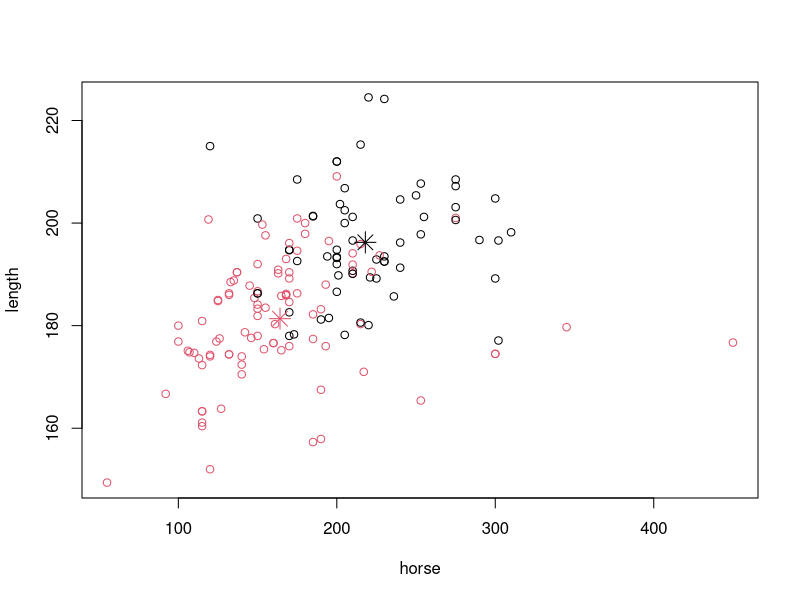
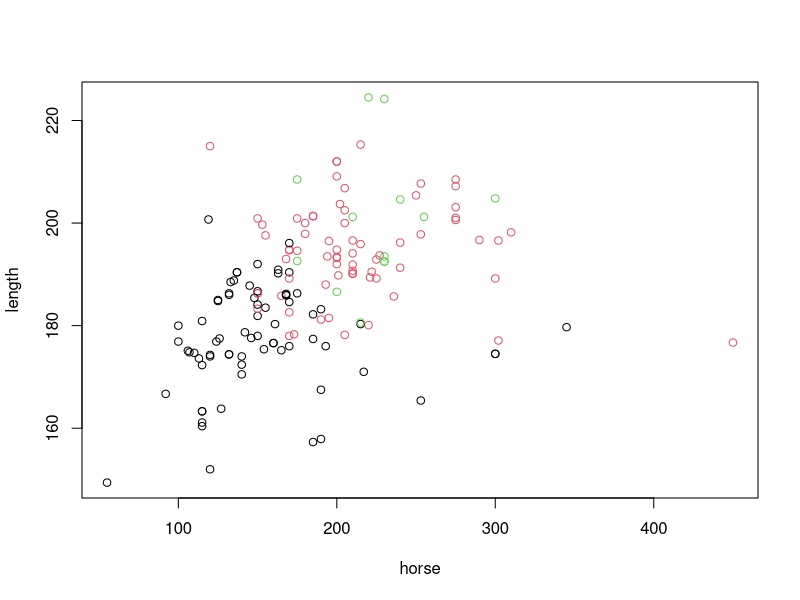
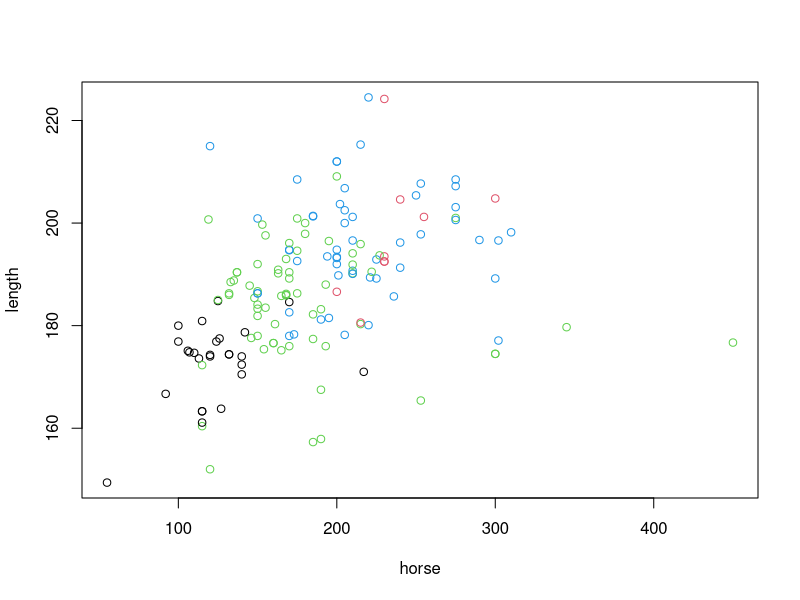
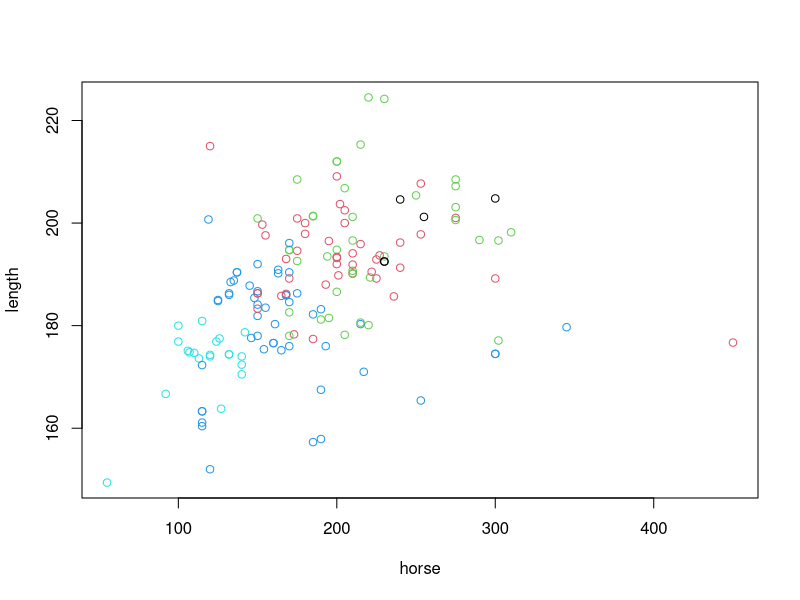
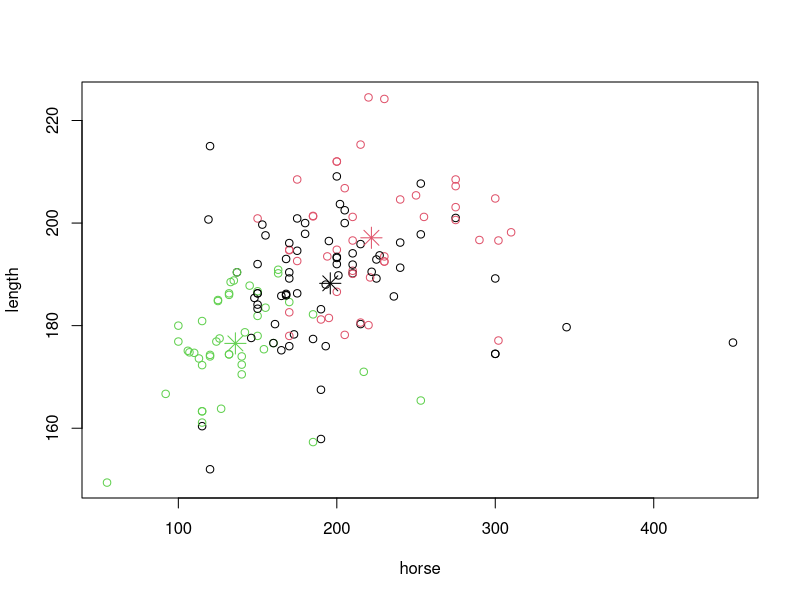
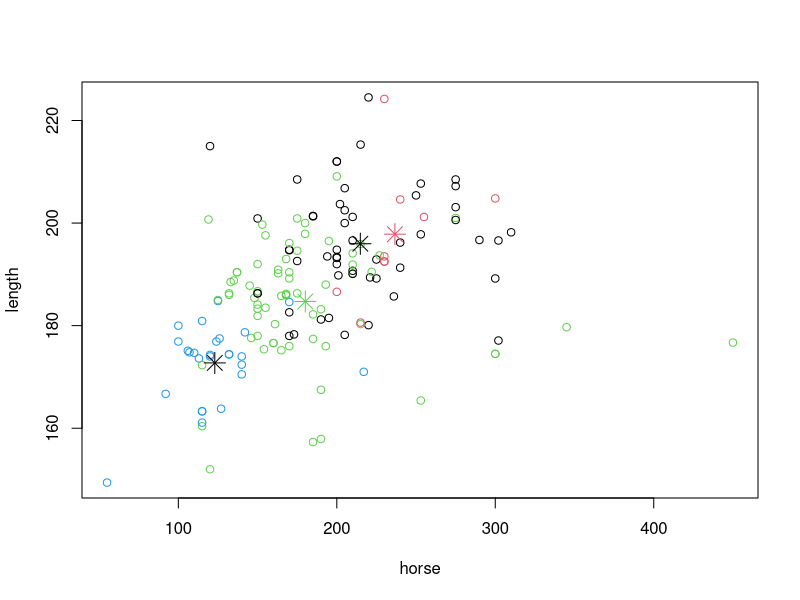
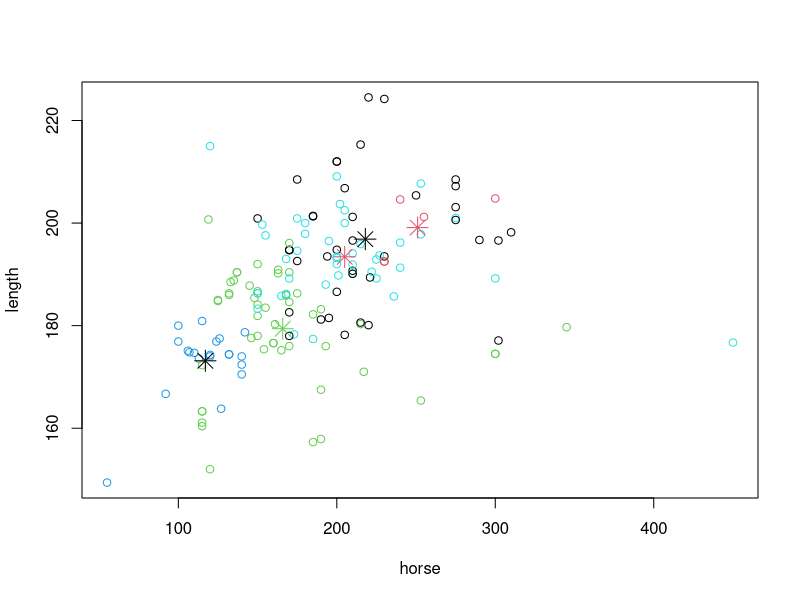
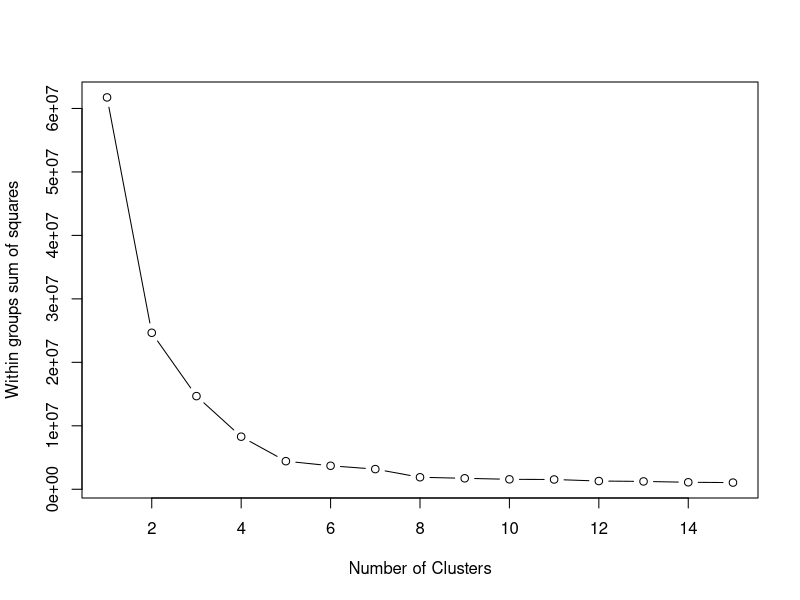

Recreate these plots in R, in order.
#Assignment 4
#Submitted By: Abinaya Elanchezhian


#Question 1
mydata <- read.csv("vehicles.csv")
head(mydata)

#Question 2
str(mydata)
dim(mydata)
colnames(mydata)

#Question 3
mydata.features <- mydata
results <- kmeans(mydata.features, 2)
results
plot(mydata[c("horse", "length")], col=results$cluster) 
points(results$centers[,c("horse", "length")], col = 1:3,  pch = 8, cex=2)

#Question 4
results <- kmeans(mydata.features, 3)
results
plot(mydata[c("horse", "length")], col=results$cluster)
results <- kmeans(mydata.features, 4)
results
plot(mydata[c("horse", "length")], col=results$cluster)
results <- kmeans(mydata.features, 5)
results
plot(mydata[c("horse", "length")], col=results$cluster)

#Question 5
results <- kmeans(mydata.features, 3)
results
plot(mydata[c("horse", "length")], col=results$cluster)
points(results$centers[,c("horse", "length")], col = 1:3,  pch = 8, cex=2)
results <- kmeans(mydata.features, 4)
results
plot(mydata[c("horse", "length")], col=results$cluster)
points(results$centers[,c("horse", "length")], col = 1:3,  pch = 8, cex=2)
results <- kmeans(mydata.features, 5)
results
plot(mydata[c("horse", "length")], col=results$cluster)
points(results$centers[,c("horse", "length")], col = 1:3,  pch = 8, cex=2)

#Question 6
wssplot <- function(mydata, nc=15, seed=1234){
     wss <- (nrow(mydata)-1)*sum(apply(mydata,2,var))
     for (i in 2:nc){
       set.seed(seed)
       wss[i] <- sum(kmeans(mydata, centers=i)$withinss)}
     plot(1:nc, wss, type="b", xlab="Number of Clusters",
          ylab="Within groups sum of squares")
     wss
   }
wssplot(mydata)

#Question 7
results <- kmeans(mydata.features, 2)
plot(mydata, col = results$cluster)